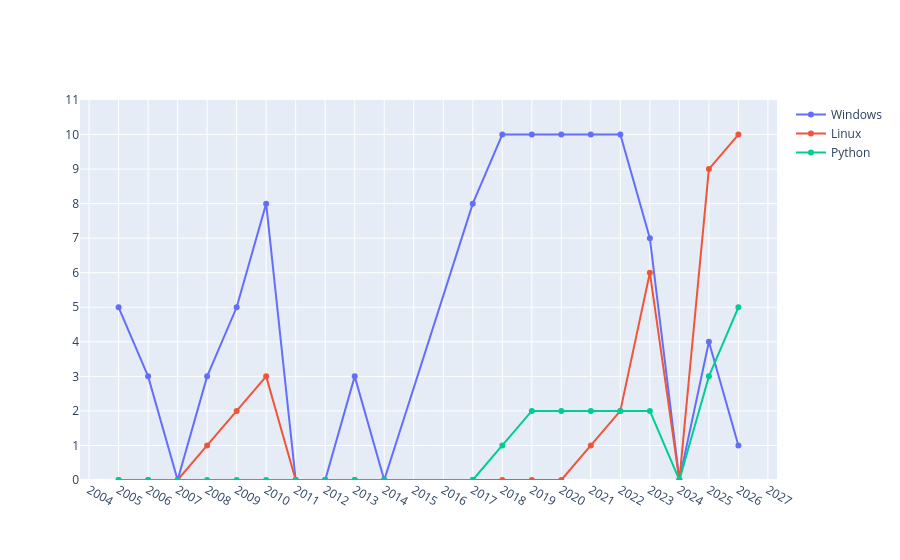

The cell this chart's notebook holds for it:
### Code cell
fig = go.Figure()

fig.add_trace(go.Scatter(
    x = year,
    y = windows,
    mode = "lines+markers",
    name = "Windows"
))

fig.add_trace(go.Scatter(
    x = year,
    y = linux,
    mode = "lines+markers",
    name = "Linux"
))

fig.add_trace(go.Scatter(
    x = year,
    y = python,
    mode = "lines+markers",
    name = "Python"
))




fig.update_layout(
    yaxis=dict(type="linear", range=[0, 11], autorange=False, dtick=1),
    xaxis=dict(tickmode="linear")
)

### Figure 1 — Plotly figure (JSON) as saved in the notebook; plotly's stock layout.template omitted (floating-point values rounded to 4 significant figures)
{"data": [{"mode": "lines+markers", "name": "Windows", "type": "scatter", "x": [2005, 2006, 2007, 2008, 2009, 2010, 2011, 2012, 2013, 2014, 2017, 2018, 2019, 2020, 2021, 2022, 2023, 2024, 2025, 2026], "y": [5, 3, 0, 3, 5, 8, 0, 0, 3, 0, 8, 10, 10, 10, 10, 10, 7, 0, 4, 1]}, {"mode": "lines+markers", "name": "Linux", "type": "scatter", "x": [2005, 2006, 2007, 2008, 2009, 2010, 2011, 2012, 2013, 2014, 2017, 2018, 2019, 2020, 2021, 2022, 2023, 2024, 2025, 2026], "y": [0, 0, 0, 1, 2, 3, 0, 0, 0, 0, 0, 0, 0, 0, 1, 2, 6, 0, 9, 10]}, {"mode": "lines+markers", "name": "Python", "type": "scatter", "x": [2005, 2006, 2007, 2008, 2009, 2010, 2011, 2012, 2013, 2014, 2017, 2018, 2019, 2020, 2021, 2022, 2023, 2024, 2025, 2026], "y": [0, 0, 0, 0, 0, 0, 0, 0, 0, 0, 0, 1, 2, 2, 2, 2, 2, 0, 3, 5]}], "layout": {"xaxis": {"tickmode": "linear"}, "yaxis": {"autorange": false, "dtick": 1, "range": [0, 11], "type": "linear"}}}
